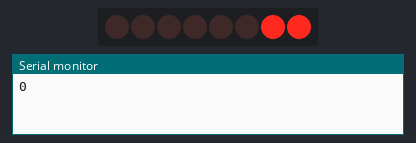
A sketch run on a simulated Arduino Uno, built with avr-gcc and run on an emulated ATmega328P. Parts: 8 shift-register outputs drawn as a row of LEDs (first output left, lit = HIGH), the last lines printed to the serial monitor. Wiring (inferred from the names in the program): shift register (74HC595): data pin 8; shift clock pin 9; latch pin 10. Wiring (inferred from the signals the program sends): row of LEDs: on Q0, Q1, Q2, Q3, Q4, Q5, Q6, Q7.

Above: at 0.2 s.
At 1.2 s:
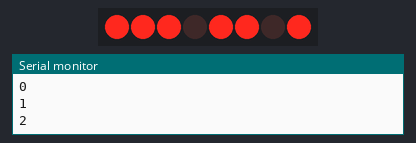
At 2.7 s:
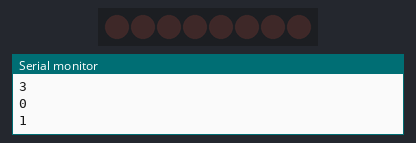
At 3.7 s:
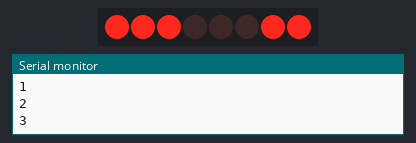
Timing chart, 0 to 4.6 s (numbered marks = the images above):
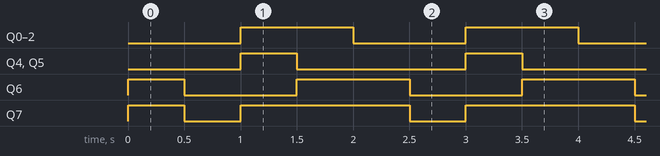

The sketch:

register.ino
```cpp
int datapin=8;
int clockpin=9;
int latchpin=10;

long int myoutput[8]={11000000,00000000,11101111,11111111};

void setup() {
  // put your setup code here, to run once:
pinMode(datapin,OUTPUT);
pinMode(clockpin,OUTPUT);
pinMode(latchpin,OUTPUT);
Serial.begin(9600);
}

void loop() {
 for(int i=0;i<4;i++){
  digitalWrite(latchpin,LOW);
shiftOut(datapin,clockpin,MSBFIRST,myoutput[i]);
digitalWrite(latchpin,HIGH);
Serial.println(i);
delay(500);

  }

}
```

Measured:
- by itself, Q0–2: alternates HIGH for 1.0 s and LOW for 1.0 s
- by itself, Q4, Q5: alternates HIGH for 0.50 s and LOW for 1.5 s
- by itself, Q6: repeats every 2.0 s: LOW 1.0 s, HIGH 1.0 s
- by itself, Q7: repeats every 2.0 s: LOW 0.50 s, HIGH 1.5 s
